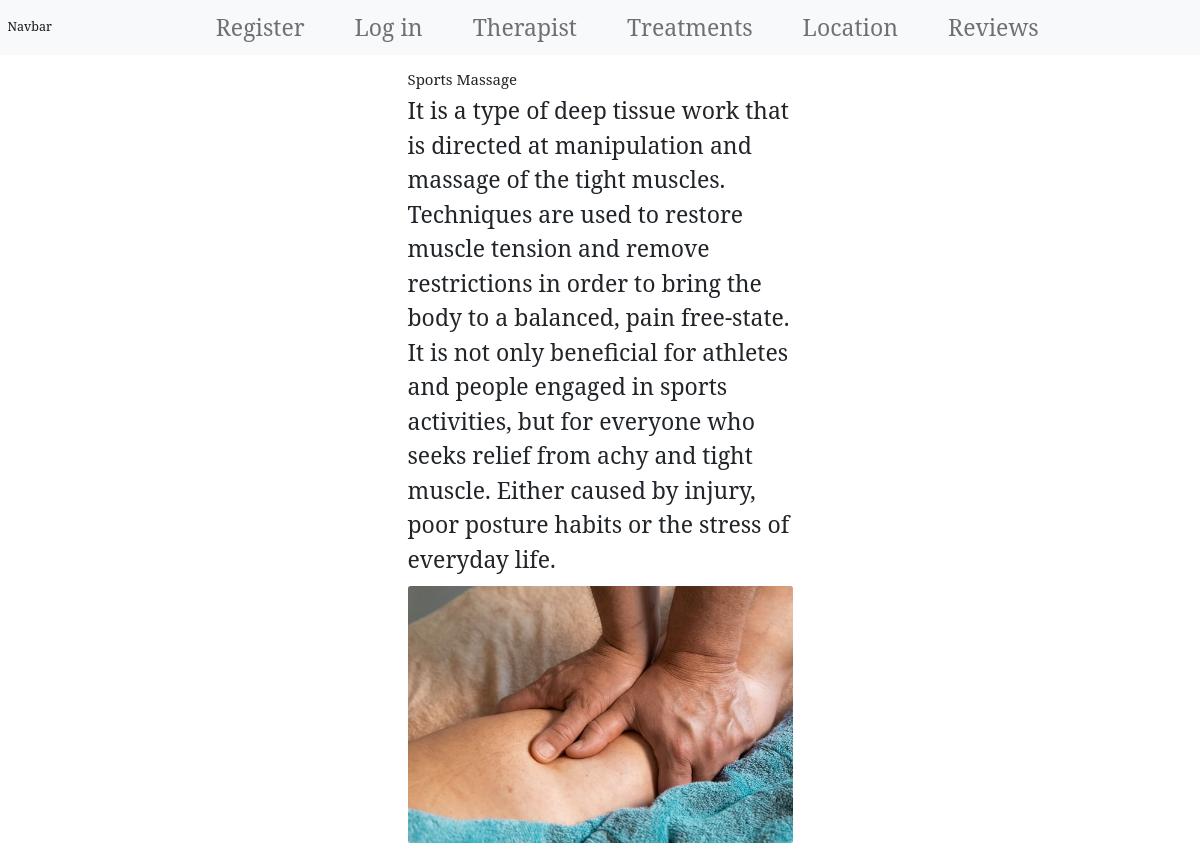
The app's page /treatments/treatments, older data.
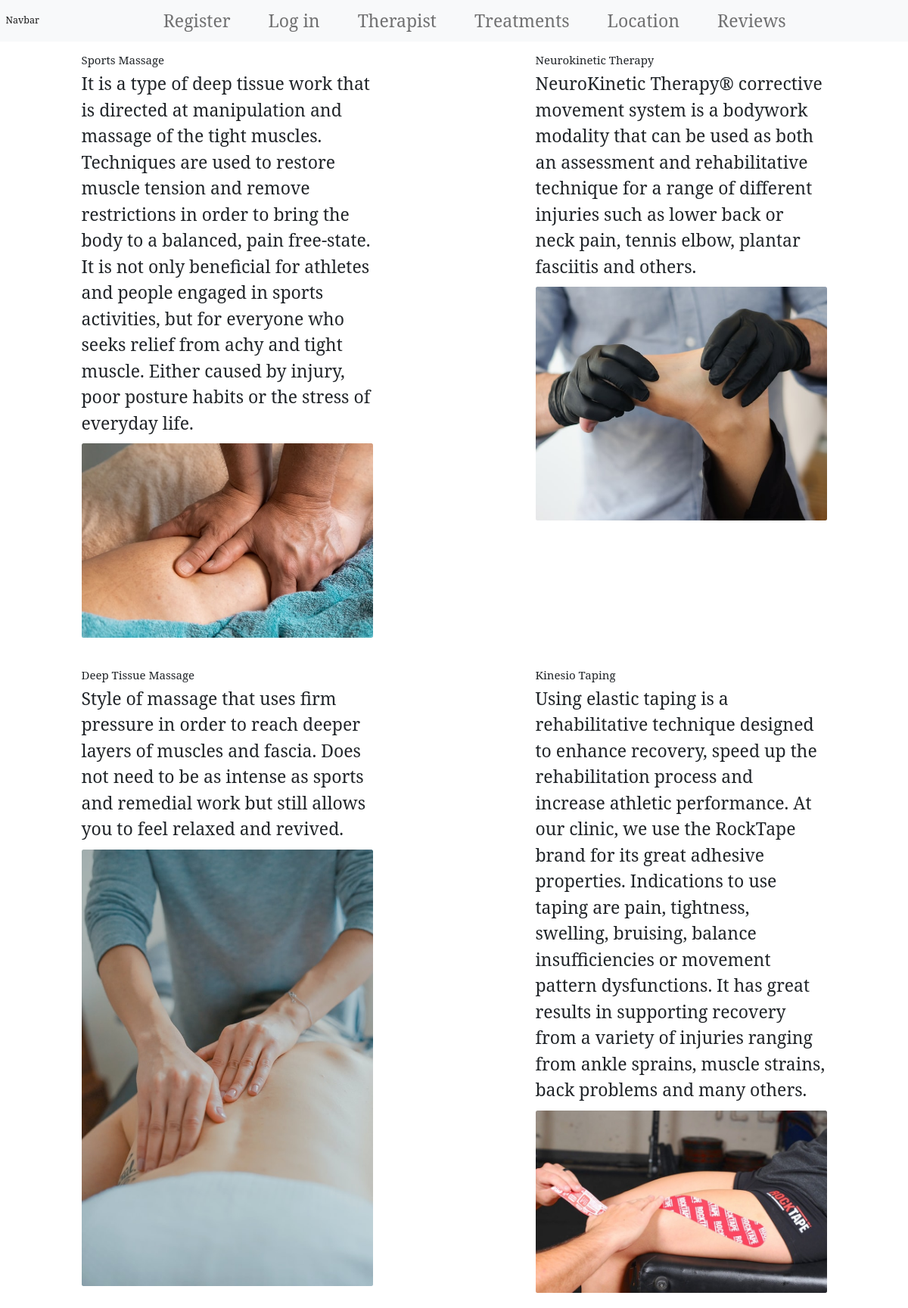
The same page, newer data.
### treatments/models.py (models this page shows, shortened)
class Treatment(models.Model):
    name = models.CharField(max_length=254, blank=False)
    description = models.TextField(blank=False)
    image = models.ImageField(null=False, blank=False)
    featured = models.BooleanField(default=False, null=True, blank=True)

### treatments/views.py (the view)
# urls.py: path('treatments/', include('treatments.urls')),
def treatments(request):
    treatments = Treatment.objects.all()
    context = {
        'treatments': treatments,
    }
    return render(request, 'treatments/treatments.html', context)

### treatments/templates/treatments/treatments.html
{% extends 'base.html' %}
{% load static %}
{% block extra_css %}
<link rel="stylesheet" href="{% static 'treatments/css/treatments.css' %}">
{% endblock %}
{% block content %}
{% include 'components/navbar/navbar.html' %}
<div class="row justify-content-around">
{% for treatment in treatments %}
<div class="col-4 treatment-card">
    <h4>{{ treatment.name }}</h4>
    <p>{{ treatment.description }}</p>
    <img src="/media/{{treatment.image}}" class="img-fluid rounded" alt="{{ treatment.name }}">
</div>
{% endfor %}
</div>
{% endblock %}

### templates/base.html (shortened to what this page needs)
{% load static %}
<!doctype html>
<html lang="en">
    <head>
        {% block corecss %}
            <link href="https://cdn.jsdelivr.net/npm/bootstrap@5.0.0-beta3/dist/css/bootstrap.min.css" rel="stylesheet">
            <link rel="stylesheet" href="{% static 'css/base.css' %}">
        {% endblock %}
        {% block extra_css %}
        {% endblock %}
    </head>
    <body>
        <div class="container-fluid main-wrapper">
            {% block content %}
            {% endblock %}
        </div>
    </body>
</html>

### templates/components/navbar/navbar.html (shortened to what this page needs)
<nav class="navbar navbar-expand-lg fixed-top navbar-light bg-light">
  <div class="container-fluid">
    <a class="navbar-brand" href="#">Navbar</a>
    <div class="collapse navbar-collapse" id="navbarNavAltMarkup">
      <div class="navbar-nav justify-content-center">
        {% if not request.user.is_authenticated %}
        <a class="nav-link" href="{% url 'account_signup' %}">Register</a>
        <a class="nav-link" href="{% url 'account_login' %}">Log in</a>
    {% endif %}
    <a class="nav-link" href="{% url 'therapist' %}">Therapist</a>
    <a class="nav-link" href="{% url 'treatments' %}">Treatments</a>
    <a class="nav-link" href="{% url 'location' %}">Location</a>
    <a class="nav-link" href="#">Reviews</a>
    </div>
  </div>
</nav>

### static/css/base.css (style rules this page uses)
:root { --theme-grey: #d8d4d5; --theme-green: #03fcba; --theme-red: #ee6352; --theme-blue: #008dd5; --theme-orange: #f0803c; }
html { font-size: 62.5%; scroll-behavior: smooth; }
body { font-family: 'Noto Serif', serif; font-weight: 400; font-size: 2.3rem; background: url('/media/background.png') no-repeat center center fixed; background-size: cover; height: 100vh; }
.main-wrapper { margin-top: 5rem; }
.navbar-nav { width: 100%; }
.nav-link { margin-right: 2rem; margin-left: 2rem; }

### treatments/static/treatments/css/treatments.css (style rules this page uses)
.treatment-card { margin: 20px; }

Row changes from the older to the newer data that the page shows:
added Treatment: name "Neurokinetic Therapy", description "NeuroKinetic Therapy® corrective movement system is a bodywork modality that can be used as both an assessment and rehabilitative technique for a range of different injuries such as lower back or neck pain, tennis elbow, plantar fasciitis and others.", image (picture)
added Treatment: name "Deep Tissue Massage", description "Style of massage that uses firm pressure in order to reach deeper layers of muscles and fascia. Does not need to be as intense as sports and remedial work but still allows you to feel relaxed and revived.", image (picture)
added Treatment: name "Kinesio Taping", description "Using elastic taping is a rehabilitative technique designed to enhance recovery, speed up the rehabilitation process and increase athletic performance. At our clinic, we use the RockTape brand for its great adhesive properties. Indications to use taping are pain, tightness, swelling, bruising, balance insufficiencies or movement pattern dysfunctions. It has great results in supporting recovery from a variety of injuries ranging from ankle sprains, muscle strains, back problems and many others.", image (picture)
